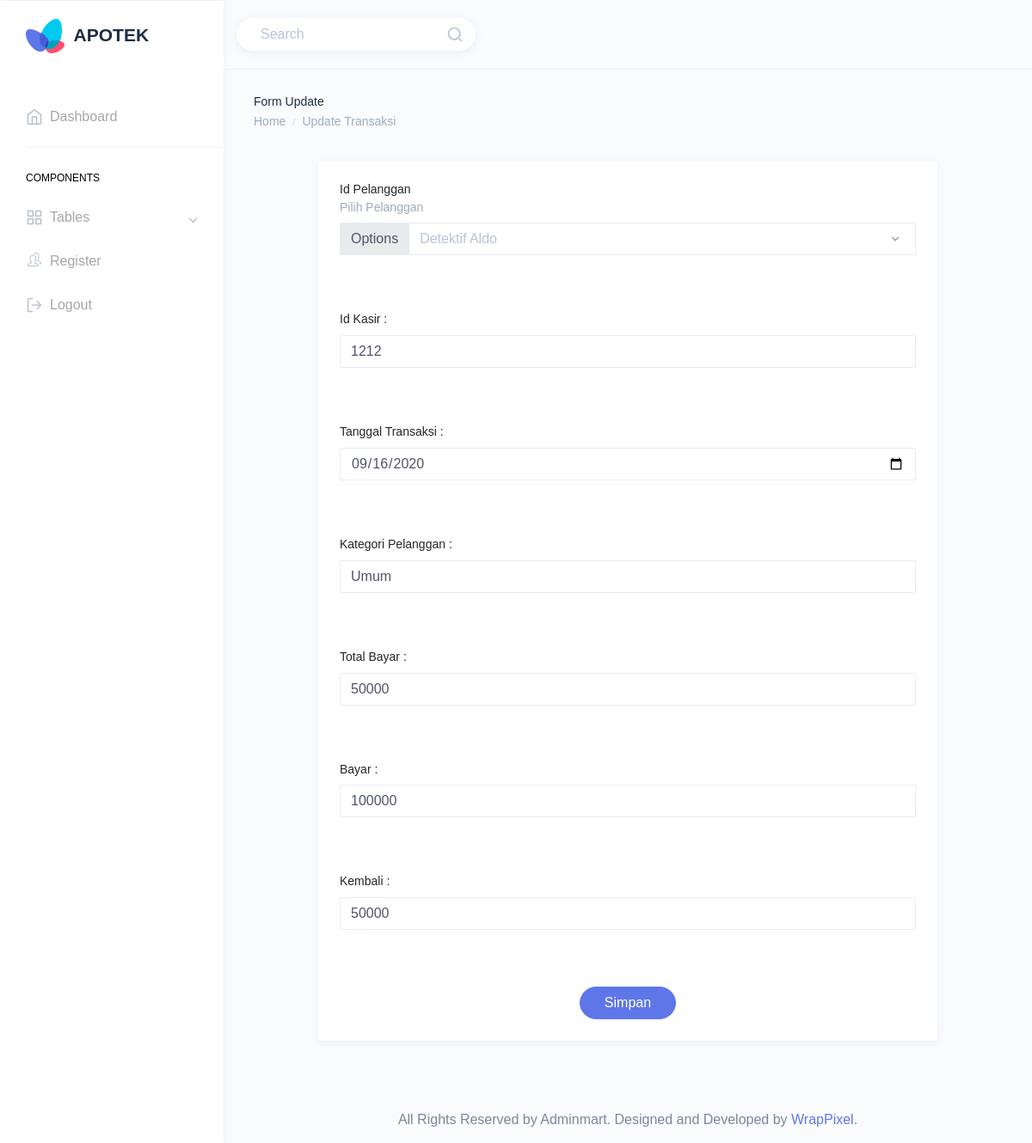
Page /update/updatetransaksi.php?idtransaksi=1512 (signed in) on the committed database.
### tables this page shows
CREATE TABLE `tb_transaksi` (
  `idtransaksi` int(5) NOT NULL,
  `idpelanggan` int(4) DEFAULT NULL,
  `idkaryawan` int(4) DEFAULT NULL,
  `tgltransaksi` date DEFAULT NULL,
  `kategoripelanggan` varchar(20) DEFAULT NULL,
  `totalbayar` double DEFAULT NULL,
  `bayar` double DEFAULT NULL,
  `kembali` double DEFAULT NULL
);

### update/updatetransaksi.php (the view, shortened to what this page needs)
<!DOCTYPE html>
<html dir="ltr" lang="en">
<head>
    <link href="../dist/css/style.min.css" rel="stylesheet">
</head>
<body>
    <?php require '../template/header.php' ?>
    <?php require '../template/navbar.php' ?>
    <div class="page-wrapper">
        <div class="page-breadcrumb">
            <div class="row">
                <div class="col-7 align-self-center">
                    <h6 class="page-title text-truncate text-dark font-weight-medium mb-1">Form Update</h6>
                    <div class="d-flex align-items-center">
                        <nav aria-label="breadcrumb">
                            <ol class="breadcrumb m-0 p-0">
                                <li class="breadcrumb-item"><a href="index.html" class="text-muted">Home</a></li>
                                <li class="breadcrumb-item text-muted active" aria-current="page">Update Transaksi</li>
                            </ol>
                        </nav>
                    </div>
                </div>
            </div>
        </div>
        <?php
        require('../koneksi.php');
        $id = $_GET['idtransaksi'];
        $query = "SELECT * From tb_transaksi WHERE idtransaksi='$id'";
        $hasil = mysqli_query($koneksi, $query);
        while ($data = mysqli_fetch_assoc($hasil)) {
        ?>
            <div class="container-fluid">
                <form action="proses_update_transaksi.php" method="post">
                    <div class="row">
                        <div class="col-md-10 m-auto">
                            <div class="card">
                                <div class="card-body">
                                    <h6 class="card-title">Id Pelanggan</h6>
                                    <h6 class="card-subtitle">Pilih Pelanggan</h6>
                                    <div class="input-group mb-3">
                                        <div class="input-group-prepend">
                                            <label class="input-group-text" for="inputGroupSelect01">Options</label>
                                        </div>
                                        <select class="custom-select" name="idpelanggan">
                                            <?php
                                            require '../koneksi.php';
                                            $query = 'SELECT idpelanggan,namalengkap FROM tb_pelanggan';
                                            $hasil = mysqli_query($koneksi, $query);
                                            while ($row = mysqli_fetch_assoc($hasil)) { ?>
                                                <option value="
                                                    <?php echo $row['idpelanggan']; ?>">
                                                    <?php echo $row['namalengkap']; ?></option>
                                            <?php
                                            }
                                            ?>
                                        </select>
                                    </div>
                                </div>
                                <div class="card-body">
                                    <h6 class="card-title"> Id Kasir : </h6>
                                    <div class="form-group">
                                        <input type="text" name="idkaryawan" class="form-control" value="<?= $data['idkaryawan']; ?>">
                                    </div>
                                </div>
                                <div class="card-body">
                                    <h6 class="card-title"> Tanggal Transaksi : </h6>
                                    <div class="form-group">
                                        <input type="date" name="tgltransaksi" class="form-control" value="<?= $data['tgltransaksi']; ?>">
                                    </div>
                                </div>
                                <div class="card-body">
                                    <h6 class="card-title"> Kategori Pelanggan : </h6>
                                    <div class="form-group">
                                        <input type="text" name="kategoripelanggan" class="form-control" value="<?= $data['kategoripelanggan']; ?>">
                                    </div>
                                </div>
                                <div class="card-body">
                                    <h6 class="card-title"> Total Bayar : </h6>
                                    <div class="form-group">
                                        <input type="text" name="totalbayar" class="form-control" value="<?= $data['totalbayar']; ?>">
                                    </div>
                                </div>
                                <div class="card-body">
                                    <h6 class="card-title"> Bayar : </h6>
                                    <div class="form-group">
                                        <input type="text" name="totalbayar" class="form-control" value="<?= $data['bayar']; ?>">
                                    </div>
                                </div>
                                <div class="card-body">
                                    <h6 class="card-title"> Kembali : </h6>
                                    <div class="form-group">
                                        <input type="text" name="kembali" class="form-control" value="<?= $data['kembali']; ?>">
                                    </div>
                                </div>
                                <div class="card-body">
                                    <center>
                                        <button class="col-sm-2 col-md-4 col-lg-2 btn waves-effect waves-light btn-rounded btn-primary"> Simpan </button>
                                    </center>
                                </div>
                            </div>
                        </div>
                    </div>
                </form>
            </div>
        <?php } ?>
        <footer class="footer text-center">
            All Rights Reserved by Adminmart. Designed and Developed by <a href="https://wrappixel.com">WrapPixel</a>.
        </footer>
    </div>
    </div>
</body>
</html>

### rows in the picture
tb_transaksi: idkaryawan "1212", tgltransaksi "09/16/2020", kategoripelanggan "Umum", totalbayar "50000", totalbayar "100000", kembali "50000"

### other values in the picture
form field idpelanggan "Detektif Aldo"
